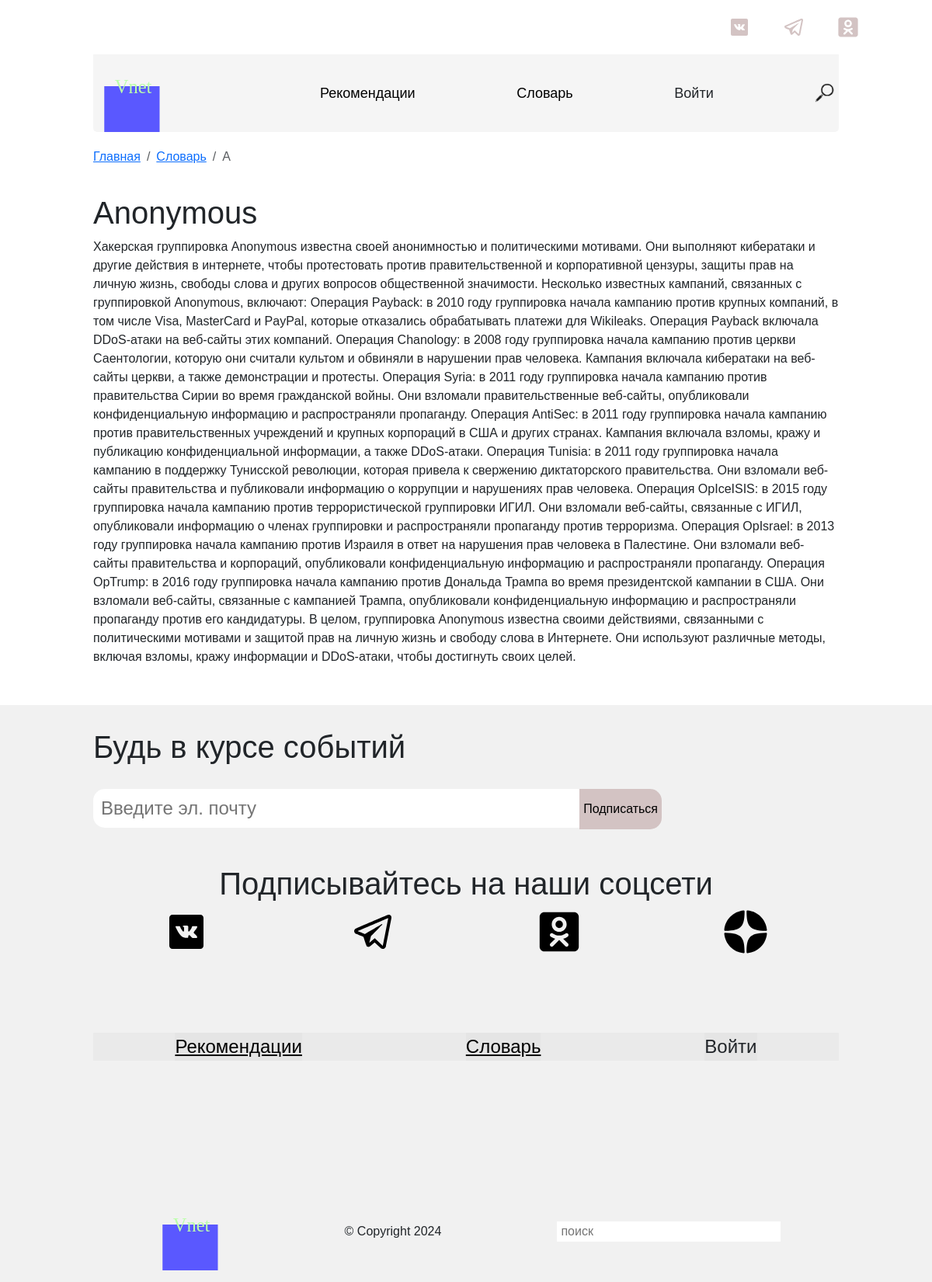
/termin/1, run on the app's committed database.
### tables this page shows
CREATE TABLE "Term" (
	"id"	INTEGER,
	"termin"	TEXT,
	"definition"	TEXT,
	PRIMARY KEY("id")
);

### app.py (the view)
@app.route("/termin/<int:tid>")
def termin_page(tid):
    username = session.get('username', 'Войти')
    print(get_term(tid))
    term = get_term(tid)
    fletter = term[1][0]
    print(fletter)
    return render_template('termin.html', username=username, term=term, fletter=fletter)

### funcs.py (called while the page is built)
def get_term(id):
    db = sqlite3.connect('my_database.db')
    c = db.cursor()
    c.execute('SELECT * FROM Term WHERE id=?', (id, ))
    term = c.fetchone()
    db.commit()
    return term

### templates/termin.html (shortened to what this page needs)
<!DOCTYPE html>
<html lang="en">
<head>
    <link rel="stylesheet" href="{{url_for('static', filename='styles/termin.css')}}">
    <link href="https://cdn.jsdelivr.net/npm/bootstrap@5.3.3/dist/css/bootstrap.min.css" rel="stylesheet">
</head>
<body><div id="load"></div>
    <div id="contents">
    <header>
        <div class="uplinks">
            <a href=""></a>
            <a href=""></a>
            <a href=""></a>
        </div>
        <div class="cont">
            <nav>
                <a class="logo" href="/"><img src="{{ url_for('static', filename='img/svg.svg') }}" alt=""></a>
                <div class="nav-">
                    <a href="/recommendations">Рекомендации</a>
                    <a href="/dictionary">Словарь</a>
                        {% if username != 'Войти' %}
                            <a href="/profile">Профиль</a>
                        {% else %}
                            <a type="button" data-bs-toggle="modal" data-bs-target="#exampleModal">Войти</a>
                        {% endif %}
                    <img src="{{url_for('static', filename='img/loupe-Photoroom.png')}}" alt="">
                </div>
            </nav>
        </div>
    </header>
    <div class="cont">
        <nav aria-label="breadcrumb" style="padding: 20px 0px;">
        <ol class="breadcrumb">
          <li class="breadcrumb-item"><a href="/">Главная</a></li>
          <li class="breadcrumb-item " aria-current="page"><a href="/dictionary">Словарь</a></li>
          <li class="breadcrumb-item active" aria-current="page">{{ fletter }}</li>
        </ol>
    </nav>
    </div>
    <div class="cont">
        <div class="term">
        <h1>{{ term[1] }} </h1>
        <p>{{ term[2] }}</p>
    </div>
    </div>
    <footer class="footer">
        <div class="cont">
    <div class="subscrubes">
        <h1>Будь в курсе событий</h1>
        <div>
            <input type="email" placeholder="Введите эл. почту" required>
            <button>Подписаться</button>
        </div>
    </div>
    <div class="our-links">
        <div style="display: flex;justify-content: center;"><h1>Подписывайтесь на наши соцсети
        </h1></div>
        <div class="set-links">
            <a href=""></a>
        <a href=""></a>
        <a href=""></a>
            <a href=""></a>
        </div>
    </div>
    <nav>
        <div class="text">
            <a href="/recommendations" type="button">Рекомендации</a></div>
            <div class="text"><a href="/dictionary" type="button">Словарь</a></div>
            <div class="text">
                {% if username != 'Войти' %}
                <a href="/profile" type="button">Профиль</a>
            {% else %}
                <a type="button" data-bs-toggle="modal" data-bs-target="#exampleModal">Войти</a>
            {% endif %}</div>
    </nav>
    <div class="footer-bottom">
        <a class="logo" href="/"><img src="{{ url_for('static', filename='img/svg.svg') }}" alt=""></a>
        <span>&copy; Copyright 2024</span>
        <input type="text" placeholder="поиск">
    </div>
    </div>
</footer>
</body>
</html>

### static/styles/termin.css (style rules this page uses)
body { margin: 0; }
* { font-family: sans-serif; }
.cont { margin: 0px 10%; }
.term { min-height: 400px; }
.uplinks { background-image: url("https://i.pinimg.com/originals/c5/9a/d2/c59ad2bd4ad2fbacd04017debc679ddb.gif"); display: flex; padding-left: 78.1%; height: 70px; align-items: center; gap: 40px; }
.uplinks svg { width: 30px; height: 30px; fill: #d3c3c3; }
header nav { display: flex; align-items: center; gap: 10%; background-color: rgba(214, 214, 214, 0.251); border-radius: 0 0 5px 5px; }
.logo img { width: 100px; height: 100px; }
.nav- { display: flex; justify-content: space-between; width: 69%; font-size: 18px; font-weight: 400; }
.nav- a { text-decoration: none; color: black; font-family: 'Franklin Gothic Medium', 'Arial Narrow', Arial, sans-serif; }
.nav- img { height: 25px; width: 25px; }
.footer { margin-top: 50px; padding-top: 20px; background: #e5e5e58c; }
.subscrubes button { background-color: #d3c3c3; border: none; position: absolute; height: 52px; right: 29%; border-radius: 0 15px 15px 0; padding: 5px; }
.subscrubes input { outline: none; border: none; width: 75%; height: 50px; border-radius: 15px; font-size: 24px; padding-left: 10px; }
.set-links { display: flex; justify-content: space-around; }
.set-links svg { width: 60px; height: 60px; }
.subscrubes h1 { margin: 10px 0 30px 0; }
.subscrubes { margin-bottom: 5%; }
.footer nav { margin: 100px 0 170px 0; display: flex; justify-content: space-around; background-color: #e5e5e58c; font-size: 24px; padding: 0px !important; }
.footer nav a { color: black; background: #e5e5e5; }
.footer-bottom { display: flex; justify-content: space-around; align-items: center; padding-bottom: 15px; }
.footer-bottom img { width: 100px; height: 100px; }
.footer-bottom input { border: none; width: 30%; padding-left: 5px; outline: none; }
.footer-bottom span { align-self: center; }
.text { background: url('https://upload.wikimedia.org/wikipedia/commons/c/cc/Digital_rain_animation_medium_letters_shine.gif'); background-size: cover; padding: 0%; }

### data on the page
Term: termin "Anonymous", definition "Хакерская группировка Anonymous известна своей анонимностью и политическими мотивами. Они выполняют кибератаки и другие действия в интернете, чтобы протестовать против правительственной и корпоративной цензуры, защиты прав на личную жизнь, свободы слова и других вопросов общественной значимости. Несколько известных кампаний, связанных с группировкой Anonymous, включают: Операция Payback: в 2010 году группировка начала кампанию против крупных компаний, в том числе Visa, MasterCard и PayPal, которые отказались обрабатывать платежи для Wikileaks. Операция Payback включала DDoS-атаки на веб-сайты этих компаний. Операция Chanology: в 2008 году группировка начала кампанию против церкви…"

### other printed values
{{ fletter }} "A"
